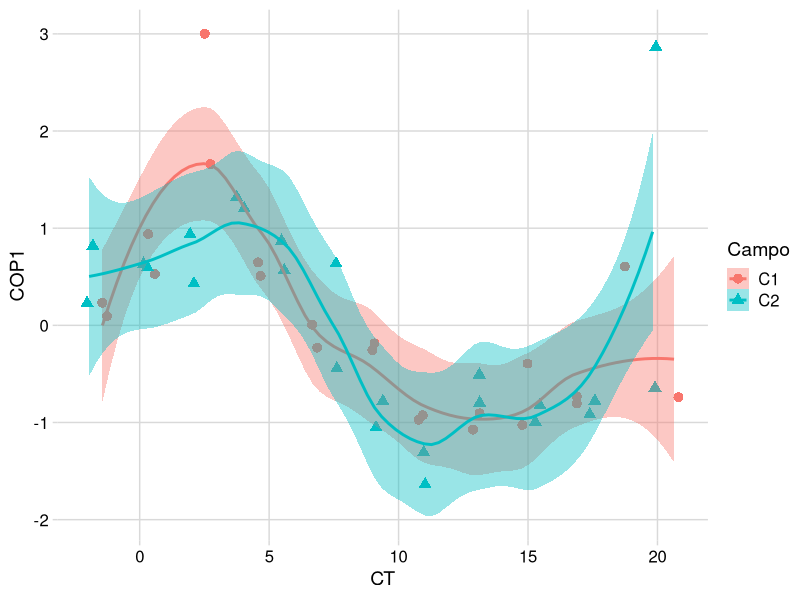
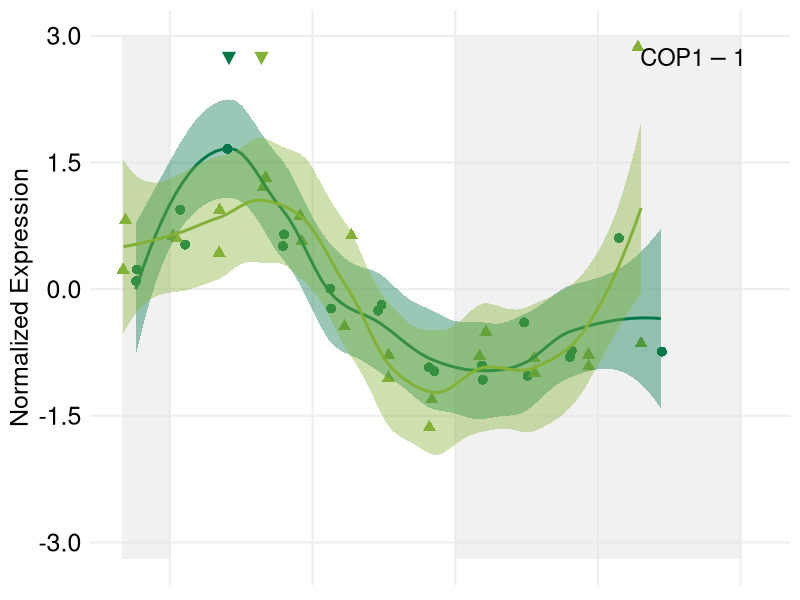
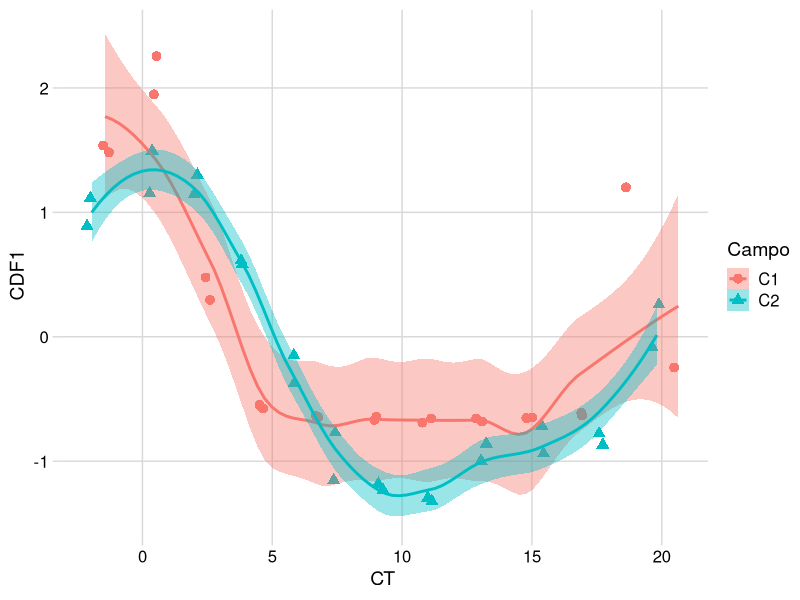
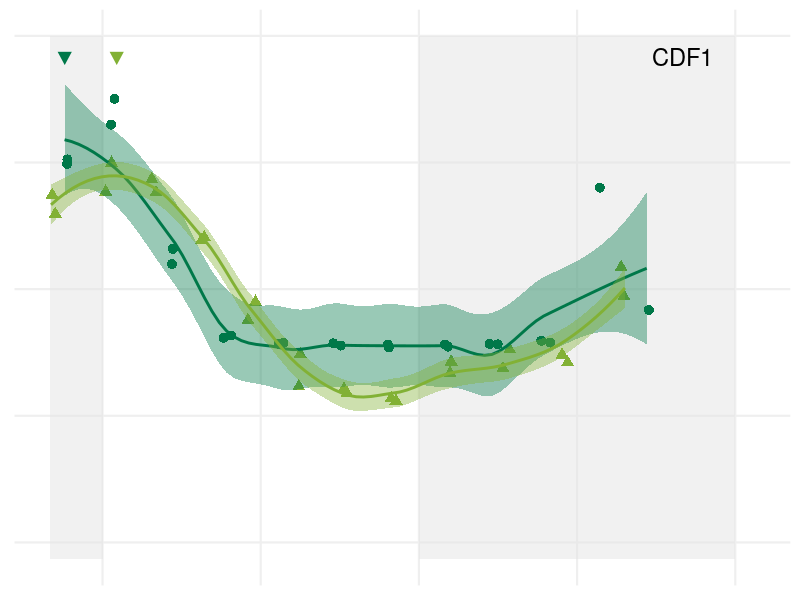
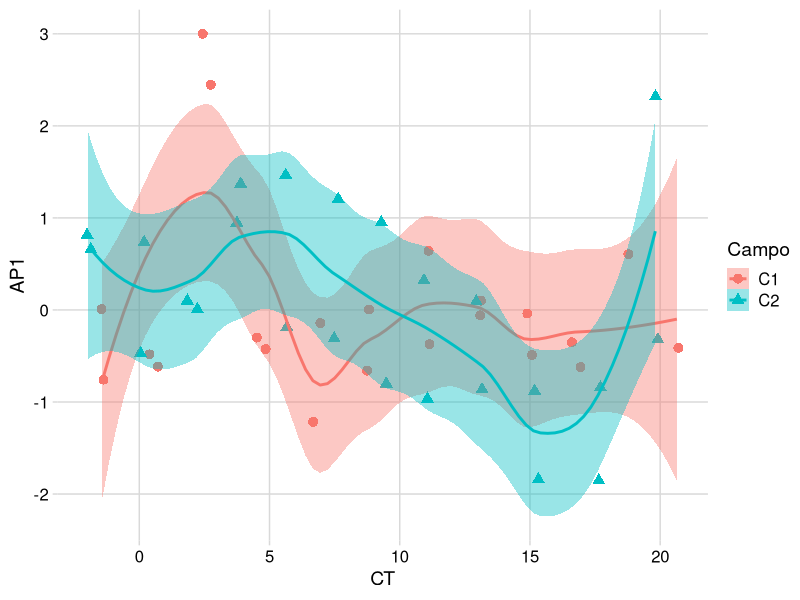
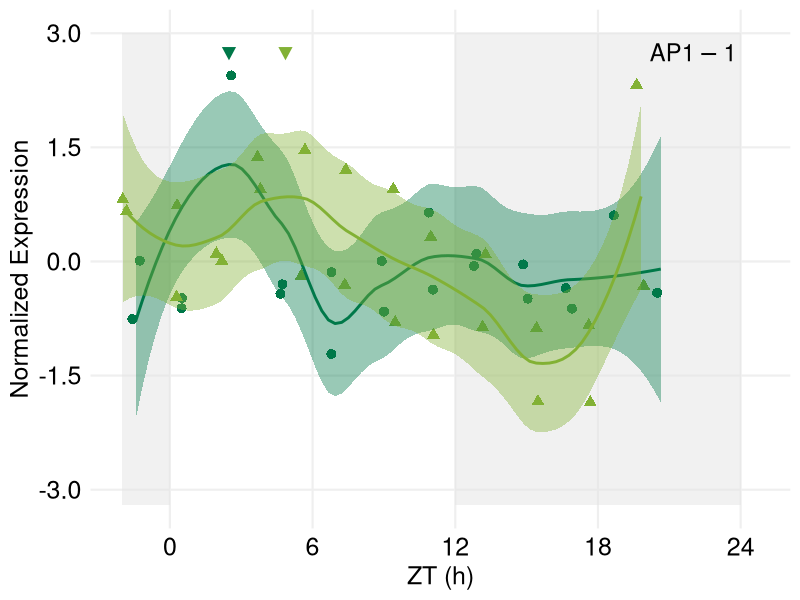
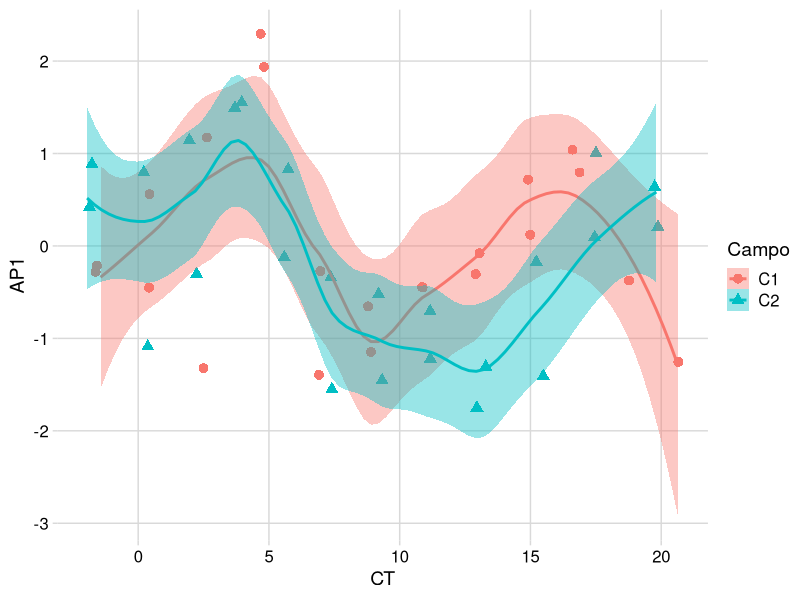
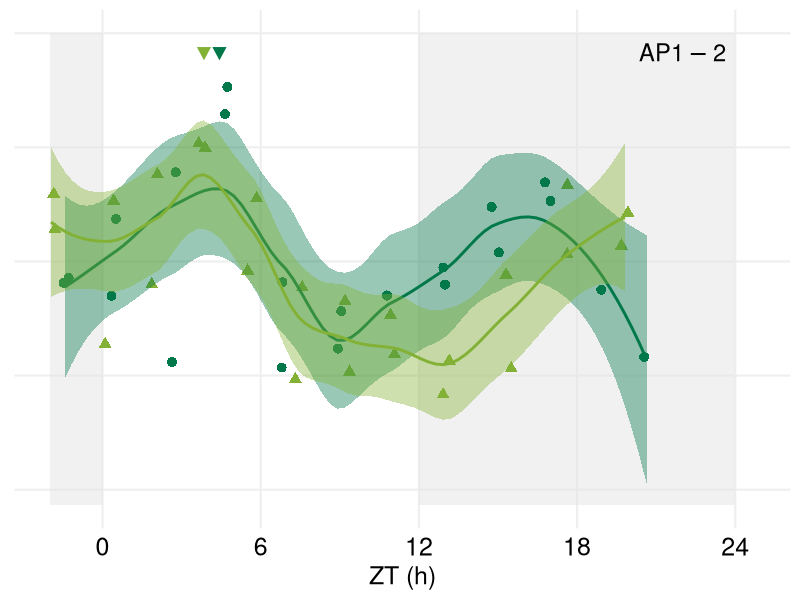

Write the R code that produced these figures, in order.
library(ggplot2)
library(scales)
library(reshape2)
library(cowplot)
theme_set(theme_minimal_grid())

#green
C1 <- "#007849"
C2 <- "#82b135"
both <- "grey"

#C1_line = "longdash"
C1_line = "solid"
C2_line = "solid"

#exportar 1400 x 1200
#.svg 1440 x 1240


#COP1
timecourses_COP1 <- read.csv("COP1_timecourses.txt", sep="\t")
ggplot(data=timecourses_COP1, aes(x=CT, y=COP1, group=Campo)) +
  geom_jitter(aes(col=Campo, shape = Campo),position=position_jitter(0.2), size = 3) +
  stat_smooth(aes(group = Campo, colour = Campo, fill=Campo, outfit=fit2<<-..y..),method="loess",  span = 0.5)
fit2 <- data.frame(fit2)
fit3 <- fit2[1:80, ]
fit4 <- fit2[81:160, ]
fit5 <- cbind(fit3, fit4)
fit5 <- data.frame(fit5)
maxC10 <- data.frame(which(fit5 == max(fit5$fit3), arr.ind=TRUE))
maxC1 <- ((maxC10$row-1)*22.08/79)-1.44
maxC20 <- data.frame(which(fit5 == max(fit5$fit4), arr.ind=TRUE))
maxC2 <- ((maxC20$row-1)*21.78/79)-1.95
minC10 <- data.frame(which(fit5 == min(fit5$fit3), arr.ind=TRUE))
minC1 <- ((minC10$row-1)*22.08/79)-1.44
minC20 <- data.frame(which(fit5 == min(fit5$fit4), arr.ind=TRUE))
minC2 <- ((minC20$row-1)*21.78/79)-1.95
FinalMaxMin <- cbind(maxC1, minC1, maxC2, minC2)

COP1 <- ggplot(data=timecourses_COP1, aes(x=CT, y=COP1, group=Campo)) +
  annotate("rect", xmin = -2, xmax = 0, ymin = -3.2, ymax = 3, alpha = .5, fill = "#e3e3e3")+
  annotate("rect", xmin = 12, xmax = 24, ymin = -3.2, ymax = 3, alpha = .5, fill = "#e3e3e3")+
  geom_jitter(aes(col=Campo, shape = Campo),position=position_jitter(0.2), size = 3) +
  stat_smooth(aes(group = Campo, colour = Campo, fill=Campo, outfit=fit2<<-..y..),method="loess",  span = 0.5)+
  scale_colour_manual(values=c(C1, C2))+
  scale_fill_manual(values=c(C1, C2))+
  scale_linetype_manual(values=c(C1_line, C2_line)) +
  annotate("text", x = maxC1, y = 2.75, label = "\u25bc", size = 6, colour=C1)+
  annotate("text", x = maxC2, y = 2.75, label = "\u25bc", size = 6, colour=C2)+
  annotate("text", x = 22, y = 2.75, label = "COP1-1", size = 6, parse=TRUE)+
  scale_x_continuous(breaks=seq(0,24,6), name="ZT (h)", limits=c(-2, 24.75))+
  scale_y_continuous(breaks=seq(-3,3,1.5), name="Normalized Expression", limits=c(-3.2,3), labels = scales::number_format(accuracy = 0.1))+
  theme(panel.grid.major = element_line(colour = "#efefef", size = 0.75), 
        text = element_text(size=18), 
        axis.ticks = element_blank(),
        axis.line = element_blank(),
        #axis.text.x = element_text(size=18),
        axis.text.x = element_blank(),
        axis.title.x = element_blank(),
        axis.text.y = element_text(size=18),
        #axis.text.y = element_blank(),
        #axis.title.y = element_blank(),
        legend.position = "none"
  )
COP1
FinalMaxMin


#CDF1
timecourses_CDF1 <- read.csv("CDF1_timecourses.txt", sep="\t")
ggplot(data=timecourses_CDF1, aes(x=CT, y=CDF1, group=Campo)) +
  geom_jitter(aes(col=Campo, shape = Campo),position=position_jitter(0.2), size = 3) +
  stat_smooth(aes(group = Campo, colour = Campo, fill=Campo, outfit=fit2<<-..y..),method="loess",  span = 0.5)
fit2 <- data.frame(fit2)
fit3 <- fit2[1:80, ]
fit4 <- fit2[81:160, ]
fit5 <- cbind(fit3, fit4)
fit5 <- data.frame(fit5)
maxC10 <- data.frame(which(fit5 == max(fit5$fit3), arr.ind=TRUE))
maxC1 <- ((maxC10$row-1)*22.08/79)-1.44
maxC20 <- data.frame(which(fit5 == max(fit5$fit4), arr.ind=TRUE))
maxC2 <- ((maxC20$row-1)*21.78/79)-1.95
minC10 <- data.frame(which(fit5 == min(fit5$fit3), arr.ind=TRUE))
minC1 <- ((minC10$row-1)*22.08/79)-1.44
minC20 <- data.frame(which(fit5 == min(fit5$fit4), arr.ind=TRUE))
minC2 <- ((minC20$row-1)*21.78/79)-1.95
FinalMaxMin <- cbind(maxC1, minC1, maxC2, minC2)

CDF1 <- ggplot(data=timecourses_CDF1, aes(x=CT, y=CDF1, group=Campo)) +
  annotate("rect", xmin = -2, xmax = 0, ymin = -3.2, ymax = 3, alpha = .5, fill = "#e3e3e3")+
  annotate("rect", xmin = 12, xmax = 24, ymin = -3.2, ymax = 3, alpha = .5, fill = "#e3e3e3")+
  geom_jitter(aes(col=Campo, shape = Campo),position=position_jitter(0.2), size = 3) +
  stat_smooth(aes(group = Campo, colour = Campo, fill=Campo, outfit=fit2<<-..y..),method="loess",  span = 0.5)+
  scale_colour_manual(values=c(C1, C2))+
  scale_fill_manual(values=c(C1, C2))+
  scale_linetype_manual(values=c(C1_line, C2_line)) +
  annotate("text", x = maxC1, y = 2.75, label = "\u25bc", size = 6, colour=C1)+
  annotate("text", x = maxC2, y = 2.75, label = "\u25bc", size = 6, colour=C2)+
  annotate("text", x = 22, y = 2.75, label = "CDF1", size = 6, parse=TRUE)+
  scale_x_continuous(breaks=seq(0,24,6), name="ZT (h)", limits=c(-2, 24.75))+
  scale_y_continuous(breaks=seq(-3,3,1.5), name="Normalized Expression", limits=c(-3.2,3), labels = scales::number_format(accuracy = 0.1))+
  theme(panel.grid.major = element_line(colour = "#efefef", size = 0.75), 
        text = element_text(size=18), 
        axis.ticks = element_blank(),
        axis.line = element_blank(),
        #axis.text.x = element_text(size=18),
        axis.text.x = element_blank(),
        axis.title.x = element_blank(),
        #axis.text.y = element_text(size=18),
        axis.text.y = element_blank(),
        axis.title.y = element_blank(),
        legend.position = "none"
  )
CDF1
FinalMaxMin



#AP1
timecourses_AP1 <- read.csv("AP1_timecourses.txt", sep="\t")
ggplot(data=timecourses_AP1, aes(x=CT, y=AP1, group=Campo)) +
  geom_jitter(aes(col=Campo, shape = Campo),position=position_jitter(0.2), size = 3) +
  stat_smooth(aes(group = Campo, colour = Campo, fill=Campo, outfit=fit2<<-..y..),method="loess",  span = 0.5)
fit2 <- data.frame(fit2)
fit3 <- fit2[1:80, ]
fit4 <- fit2[81:150, ]
fit5 <- cbind(fit3, fit4)
fit5 <- data.frame(fit5)
maxC10 <- data.frame(which(fit5 == max(fit5$fit3), arr.ind=TRUE))
maxC1 <- ((maxC10$row-1)*22.08/79)-1.44
maxC20 <- data.frame(which(fit5 == max(fit5$fit4), arr.ind=TRUE))
maxC2 <- ((maxC20$row-1)*18.78/69)-1.95
minC10 <- data.frame(which(fit5 == min(fit5$fit3), arr.ind=TRUE))
minC1 <- ((minC10$row-1)*22.08/79)-1.44
minC20 <- data.frame(which(fit5 == min(fit5$fit4), arr.ind=TRUE))
minC2 <- ((minC20$row-1)*18.78/69)-1.95
FinalMaxMin <- cbind(maxC1, minC1, maxC2, minC2)

AP1a <- ggplot(data=timecourses_AP1, aes(x=CT, y=AP1, group=Campo)) +
  annotate("rect", xmin = -2, xmax = 0, ymin = -3.2, ymax = 3, alpha = .5, fill = "#e3e3e3")+
  annotate("rect", xmin = 12, xmax = 24, ymin = -3.2, ymax = 3, alpha = .5, fill = "#e3e3e3")+
  geom_jitter(aes(col=Campo, shape = Campo),position=position_jitter(0.2), size = 3) +
  stat_smooth(aes(group = Campo, colour = Campo, fill=Campo, outfit=fit2<<-..y..),method="loess",  span = 0.5)+
  scale_colour_manual(values=c(C1, C2))+
  scale_fill_manual(values=c(C1, C2))+
  scale_linetype_manual(values=c(C1_line, C2_line)) +
  annotate("text", x = maxC1, y = 2.75, label = "\u25bc", size = 6, colour=C1)+
  annotate("text", x = maxC2, y = 2.75, label = "\u25bc", size = 6, colour=C2)+
  annotate("text", x = 22, y = 2.75, label = "AP1-1", size = 6, parse=TRUE)+
  scale_x_continuous(breaks=seq(0,24,6), name="ZT (h)", limits=c(-2, 24.75))+
  scale_y_continuous(breaks=seq(-3,3,1.5), name="Normalized Expression", limits=c(-3.2,3), labels = scales::number_format(accuracy = 0.1))+
  theme(panel.grid.major = element_line(colour = "#efefef", size = 0.75), 
        text = element_text(size=18), 
        axis.ticks = element_blank(),
        axis.line = element_blank(),
        axis.text.x = element_text(size=18),
        #axis.text.x = element_blank(),
        #axis.title.x = element_blank(),
        axis.text.y = element_text(size=18),
        #axis.text.y = element_blank(),
        #axis.title.y = element_blank(),
        legend.position = "none"
  )
AP1a
FinalMaxMin


#AP1b
timecourses_AP1 <- read.csv("AP1b_timecourses.txt", sep="\t")
ggplot(data=timecourses_AP1, aes(x=CT, y=AP1, group=Campo)) +
  geom_jitter(aes(col=Campo, shape = Campo),position=position_jitter(0.2), size = 3) +
  stat_smooth(aes(group = Campo, colour = Campo, fill=Campo, outfit=fit2<<-..y..),method="loess",  span = 0.5)
fit2 <- data.frame(fit2)
fit3 <- fit2[1:80, ]
fit4 <- fit2[81:160, ]
fit5 <- cbind(fit3, fit4)
fit5 <- data.frame(fit5)
maxC10 <- data.frame(which(fit5 == max(fit5$fit3), arr.ind=TRUE))
maxC1 <- ((maxC10$row-1)*22.08/79)-1.44
maxC20 <- data.frame(which(fit5 == max(fit5$fit4), arr.ind=TRUE))
maxC2 <- ((maxC20$row-1)*21.78/79)-1.95
minC10 <- data.frame(which(fit5 == min(fit5$fit3), arr.ind=TRUE))
minC1 <- ((minC10$row-1)*22.08/79)-1.44
minC20 <- data.frame(which(fit5 == min(fit5$fit4), arr.ind=TRUE))
minC2 <- ((minC20$row-1)*21.78/79)-1.95
FinalMaxMin <- cbind(maxC1, minC1, maxC2, minC2)

AP1b <- ggplot(data=timecourses_AP1, aes(x=CT, y=AP1, group=Campo)) +
  annotate("rect", xmin = -2, xmax = 0, ymin = -3.2, ymax = 3, alpha = .5, fill = "#e3e3e3")+
  annotate("rect", xmin = 12, xmax = 24, ymin = -3.2, ymax = 3, alpha = .5, fill = "#e3e3e3")+
  geom_jitter(aes(col=Campo, shape = Campo),position=position_jitter(0.2), size = 3) +
  stat_smooth(aes(group = Campo, colour = Campo, fill=Campo, outfit=fit2<<-..y..),method="loess",  span = 0.5)+
  scale_colour_manual(values=c(C1, C2))+
  scale_fill_manual(values=c(C1, C2))+
  scale_linetype_manual(values=c(C1_line, C2_line)) +
  annotate("text", x = maxC1, y = 2.75, label = "\u25bc", size = 6, colour=C1)+
  annotate("text", x = maxC2, y = 2.75, label = "\u25bc", size = 6, colour=C2)+
  annotate("text", x = 22, y = 2.75, label = "AP1-2", size = 6, parse=TRUE)+
  scale_x_continuous(breaks=seq(0,24,6), name="ZT (h)", limits=c(-2, 24.75))+
  scale_y_continuous(breaks=seq(-3,3,1.5), name="Normalized Expression", limits=c(-3.2,3), labels = scales::number_format(accuracy = 0.1))+
  theme(panel.grid.major = element_line(colour = "#efefef", size = 0.75), 
        text = element_text(size=18), 
        axis.ticks = element_blank(),
        axis.line = element_blank(),
        axis.text.x = element_text(size=18),
        #axis.text.x = element_blank(),
        #axis.title.x = element_blank(),
        #axis.text.y = element_text(size=18),
        axis.text.y = element_blank(),
        axis.title.y = element_blank(),
        legend.position = "none"
  )
AP1b
FinalMaxMin


#SVP
timecourses_SVP <- read.csv("SVPb_timecourses.txt", sep="\t")
ggplot(data=timecourses_SVP, aes(x=CT, y=SVP, group=Campo)) +
  geom_jitter(aes(col=Campo, shape = Campo),position=position_jitter(0.2), size = 3) +
  stat_smooth(aes(group = Campo, colour = Campo, fill=Campo, outfit=fit2<<-..y..),method="loess",  span = 0.5)
fit2 <- data.frame(fit2)
fit3 <- fit2[1:60, ]
fit4 <- fit2[81:140, ]
fit5 <- cbind(fit3, fit4)
fit5 <- data.frame(fit5)
maxC10 <- data.frame(which(fit5 == max(fit5$fit3), arr.ind=TRUE))
maxC1 <- ((maxC10$row-1)*16.13/59)-1.44
maxC20 <- data.frame(which(fit5 == max(fit5$fit4), arr.ind=TRUE))
maxC2 <- ((maxC20$row-1)*15.77/59)-1.95
minC10 <- data.frame(which(fit5 == min(fit5$fit3), arr.ind=TRUE))
minC1 <- ((minC10$row-1)*16.13/59)-1.44
minC20 <- data.frame(which(fit5 == min(fit5$fit4), arr.ind=TRUE))
minC2 <- ((minC20$row-1)*15.77/59)-1.95
FinalMaxMin <- cbind(maxC1, minC1, maxC2, minC2)

SVPb <- ggplot(data=timecourses_SVP, aes(x=CT, y=SVP, group=Campo)) +
  annotate("rect", xmin = -2, xmax = 0, ymin = -3.2, ymax = 3, alpha = .5, fill = "#e3e3e3")+
  annotate("rect", xmin = 12, xmax = 24, ymin = -3.2, ymax = 3, alpha = .5, fill = "#e3e3e3")+
  geom_jitter(aes(col=Campo, shape = Campo),position=position_jitter(0.2), size = 3) +
  stat_smooth(aes(group = Campo, colour = Campo, fill=Campo, outfit=fit2<<-..y..),method="loess",  span = 0.5)+
  scale_colour_manual(values=c(C1, C2))+
  scale_fill_manual(values=c(C1, C2))+
  scale_linetype_manual(values=c(C1_line, C2_line)) +
  annotate("text", x = maxC1, y = 2.75, label = "\u25bc", size = 6, colour=C1)+
  annotate("text", x = maxC2, y = 2.75, label = "\u25bc", size = 6, colour=C2)+
  annotate("text", x = 22, y = 2.75, label = "SVP-2", size = 6, parse=TRUE)+
  scale_x_continuous(breaks=seq(0,24,6), name="ZT (h)", limits=c(-2, 24.75))+
  scale_y_continuous(breaks=seq(-3,3,1.5), name="Normalized Expression", limits=c(-3.2,3), labels = scales::number_format(accuracy = 0.1))+
  theme(panel.grid.major = element_line(colour = "#efefef", size = 0.75), 
        text = element_text(size=18), 
        axis.ticks = element_blank(),
        axis.line = element_blank(),
        #axis.text.x = element_text(size=18),
        axis.text.x = element_blank(),
        axis.title.x = element_blank(),
        axis.text.y = element_text(size=18),
        #axis.text.y = element_blank(),
        #axis.title.y = element_blank(),
        legend.position = "none"
  )
SVPb
FinalMaxMin


#SVP
timecourses_SVP <- read.csv("SVPc_timecourses.txt", sep="\t")
ggplot(data=timecourses_SVP, aes(x=CT, y=SVP, group=Campo)) +
  geom_jitter(aes(col=Campo, shape = Campo),position=position_jitter(0.2), size = 3) +
  stat_smooth(aes(group = Campo, colour = Campo, fill=Campo, outfit=fit2<<-..y..),method="loess",  span = 0.5)
fit2 <- data.frame(fit2)
fit3 <- fit2[1:70, ]
fit4 <- fit2[81:160, ]
fit5 <- cbind(fit3, fit4)
fit5 <- data.frame(fit5)
maxC10 <- data.frame(which(fit5 == max(fit5$fit3), arr.ind=TRUE))
maxC1 <- ((maxC10$row-1)*19.01/69)-1.44
maxC20 <- data.frame(which(fit5 == max(fit5$fit4), arr.ind=TRUE))
maxC2 <- ((maxC20$row-1)*21.78/79)-1.95
minC10 <- data.frame(which(fit5 == min(fit5$fit3), arr.ind=TRUE))
minC1 <- ((minC10$row-1)*19.01/69)-1.44
minC20 <- data.frame(which(fit5 == min(fit5$fit4), arr.ind=TRUE))
minC2 <- ((minC20$row-1)*21.78/79)-1.95
FinalMaxMin <- cbind(maxC1, minC1, maxC2, minC2)

SVPc <- ggplot(data=timecourses_SVP, aes(x=CT, y=SVP, group=Campo)) +
  annotate("rect", xmin = -2, xmax = 0, ymin = -3.2, ymax = 3, alpha = .5, fill = "#e3e3e3")+
  annotate("rect", xmin = 12, xmax = 24, ymin = -3.2, ymax = 3, alpha = .5, fill = "#e3e3e3")+
  geom_jitter(aes(col=Campo, shape = Campo),position=position_jitter(0.2), size = 3) +
  stat_smooth(aes(group = Campo, colour = Campo, fill=Campo, outfit=fit2<<-..y..),method="loess",  span = 0.5)+
  scale_colour_manual(values=c(C1, C2))+
  scale_fill_manual(values=c(C1, C2))+
  scale_linetype_manual(values=c(C1_line, C2_line)) +
  annotate("text", x = maxC1[1], y = 2.75, label = "\u25bc", size = 6, colour=C1)+
  annotate("text", x = maxC2, y = 2.75, label = "\u25bc", size = 6, colour=C2)+
  annotate("text", x = 22, y = 2.75, label = "SVP-3", size = 6, parse=TRUE)+
  scale_x_continuous(breaks=seq(0,24,6), name="ZT (h)", limits=c(-2, 24.75))+
  scale_y_continuous(breaks=seq(-3,3,1.5), name="Normalized Expression", limits=c(-3.2,3), labels = scales::number_format(accuracy = 0.1))+
  theme(panel.grid.major = element_line(colour = "#efefef", size = 0.75), 
        text = element_text(size=18), 
        axis.ticks = element_blank(),
        axis.line = element_blank(),
        #axis.text.x = element_text(size=18),
        axis.text.x = element_blank(),
        axis.title.x = element_blank(),
        #axis.text.y = element_text(size=18),
        axis.text.y = element_blank(),
        axis.title.y = element_blank(),
        legend.position = "none"
  )
SVPc
FinalMaxMin


#SOC1
timecourses_SOC1 <- read.csv("SOC1_timecourses.txt", sep="\t")
ggplot(data=timecourses_SOC1, aes(x=CT, y=SOC1, group=Campo)) +
  geom_jitter(aes(col=Campo, shape = Campo),position=position_jitter(0.2), size = 3) +
  stat_smooth(aes(group = Campo, colour = Campo, fill=Campo, outfit=fit2<<-..y..),method="loess",  span = 0.5)
fit2 <- data.frame(fit2)
fit3 <- fit2[1:80, ]
fit4 <- fit2[81:150, ]
fit5 <- cbind(fit3, fit4)
fit5 <- data.frame(fit5)
maxC10 <- data.frame(which(fit5 == max(fit5$fit3), arr.ind=TRUE))
maxC1 <- ((maxC10$row-1)*22.08/79)-1.44
maxC20 <- data.frame(which(fit5 == max(fit5$fit4), arr.ind=TRUE))
maxC2 <- ((maxC20$row-1)*18.78/69)-1.95
minC10 <- data.frame(which(fit5 == min(fit5$fit3), arr.ind=TRUE))
minC1 <- ((minC10$row-1)*22.08/79)-1.44
minC20 <- data.frame(which(fit5 == min(fit5$fit4), arr.ind=TRUE))
minC2 <- ((minC20$row-1)*18.78/69)-1.95
FinalMaxMin <- cbind(maxC1, minC1, maxC2, minC2)



plot_grid(COP1,CDF1,SVPb,SVPc,AP1a, AP1b, labels = c("a", "b", "c", "d", "e", "f"), ncol = 2, rel_widths = c(1.1, 1,1),rel_heights = c(1,1,1.15), label_size = 20)
